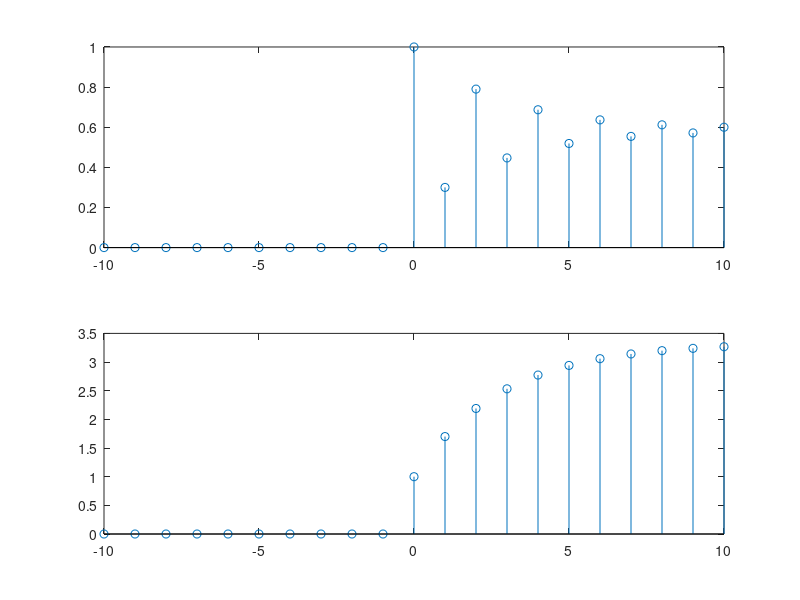

This figure's MATLAB source:
n=-10:10;
x=[n>=0];
b0=[1];
a0=[1 0.7];
y0=filter(b0,a0,x);
subplot(211)
stem(n,y0)
b1=[1];
a1=[1 -0.7];
y1=filter(b1,a1,x);
subplot(212)
stem(n,y1)
